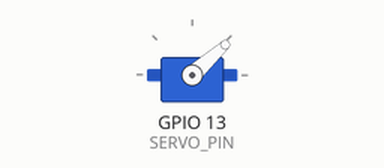
This sketch was run on a simulated ESP32. On the bench: servo.

Above: at 0.05 s.
At 0.85 s:
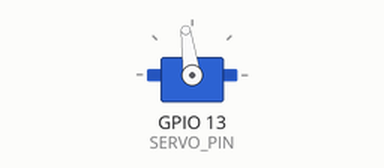
At 1.5 s:
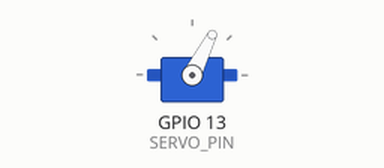
At 2.3 s:
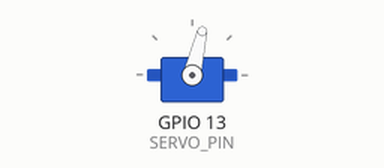
Timing chart, 0 to 5.4 s (numbered marks = the images above):
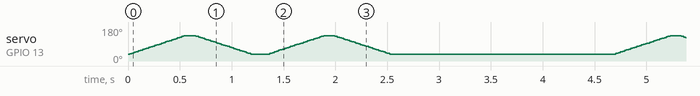

The sketch:

mainanlucu.ino
```cpp
#include <ESP32Servo.h>

Servo patServo;

const int SERVO_PIN = 13;

// range aman MG90S
const int MIN_US = 600;
const int MAX_US = 2400;

void setup() {
  Serial.begin(115200);
  patServo.attach(SERVO_PIN, 500, 2500);
  patServo.writeMicroseconds(1000); // posisi awal
}

void smoothMove(int fromUs, int toUs, int stepDelay) {
  if (fromUs < toUs) {
    for (int us = fromUs; us <= toUs; us += 10) {
      patServo.writeMicroseconds(us);
      delay(stepDelay);
    }
  } else {
    for (int us = fromUs; us >= toUs; us -= 10) {
      patServo.writeMicroseconds(us);
      delay(stepDelay);
    }
  }
}

void patPat(int times) {
  for (int i = 0; i < times; i++) {
    smoothMove(900, 2000, 5);   // MAJU
    delay(80);
    smoothMove(2000, 900, 5);  // BALIK
    delay(150);
  }
}

void loop() {
  patPat(2);
  delay(2000);
}
```
